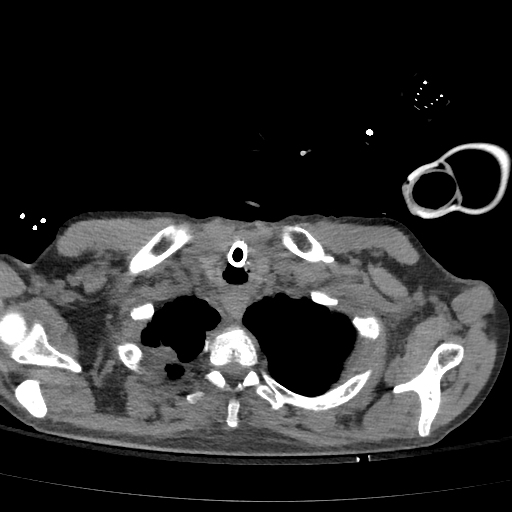
#> input picture data/data/pulmonar_image_10.jpeg, 512 x 512 px, found by its file name
$ jupyter execute Reconstrucao3DSoftware.ipynb   (older library calls are emulated)
#> lines starting #> are read from the running program, lines starting #| are printed output that depends on the picture; after the words box and inside, x2 and y2 are one past the last pixel; in counts of white or black regions, pixels touching at a corner belong together
**Esse notebook descreve um programa para fazer a reconstrucao 3D de órgãos humanos, cada bloco de codigo ocorre separadamente e representa um programa idependente.**

---

Trabalho desenvolvido por: Danna Katherine Nieto Huegas, Nicole Schmid e Leonardo Jose

---
<br>**OBS**: Lembrar de atualizar o destino das pastas do drive para funcionar o codigo<br/>
<br>**OBS**: Utilizar GPU do colab deixa o processo mais rapido<br/>

[cell 1]
from google.colab import drive
drive.mount('/content/drive')

O bloco de codigo abaixo representa a logica para limpar o ruido da imagem.

[cell 2]
import matplotlib.pyplot as plt
import cv2
import numpy as np

from skimage import feature
from skimage import data, exposure

image = cv2.imread('/content/drive/MyDrive/data/pulmonar_image_10.jpeg')
#> image is the input picture: shape (512, 512, 3); min 0, max 255, mean 45

###limpar o ruido das imagens
blur_image =cv2.medianBlur(image, 41)
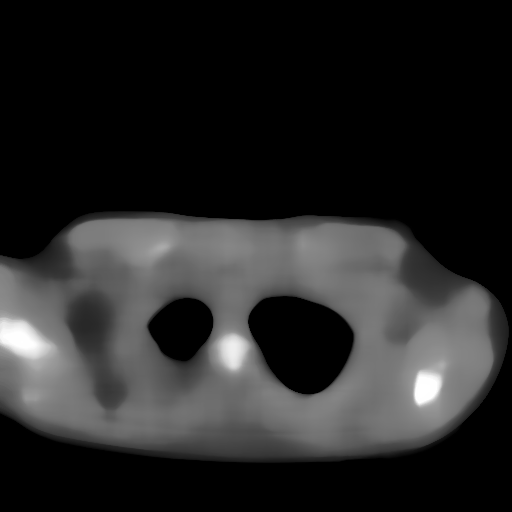
#> blur_image: shape (512, 512, 3); min 0, max 255, mean 39.4
threshold_value = 15
_,mask = cv2.threshold(blur_image, threshold_value, 255, cv2.THRESH_BINARY)
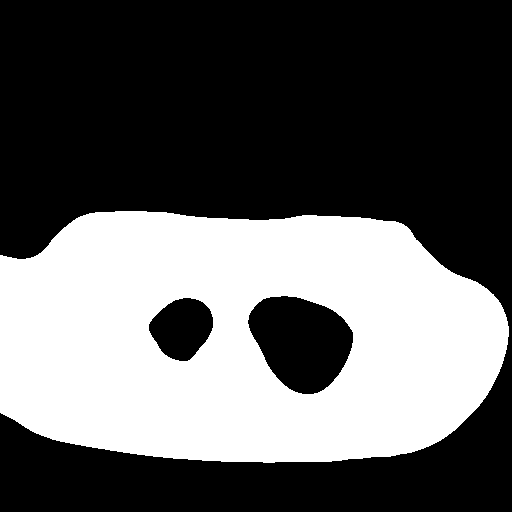
#> mask: shape (512, 512, 3); 37.7% white; 1 white region, box (x1, y1, x2, y2) and area: (0, 211, 509, 463) 98871
filtered_image = cv2.multiply(image, (mask//255))
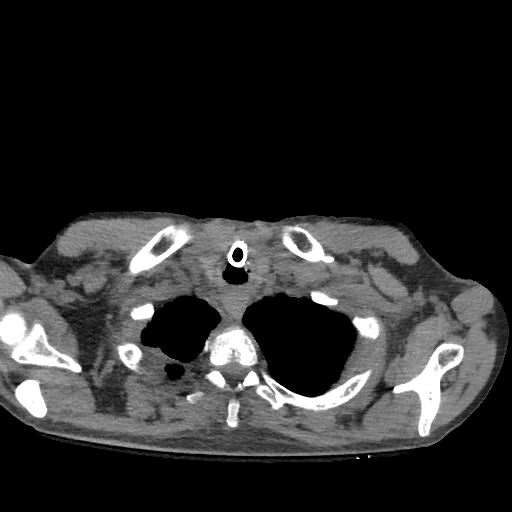
#> filtered_image: shape (512, 512, 3); min 0, max 255, mean 42.6
###

fd, hog_image = feature.hog(filtered_image, orientations=8, pixels_per_cell=(8, 8),
                    cells_per_block=(1, 1), visualize=True, multichannel=True)
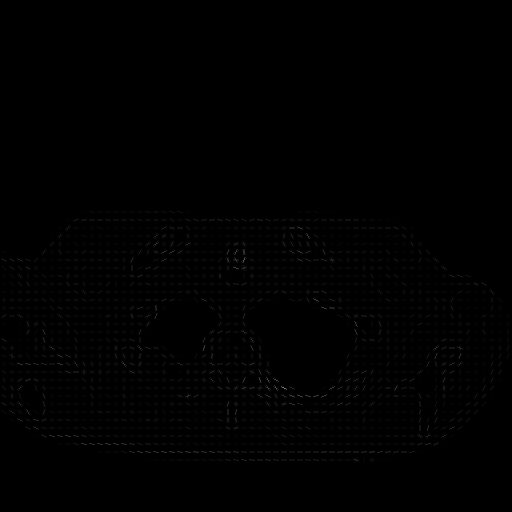
#> hog_image: shape (512, 512) float64; min 0, max 120, mean 0.9

fig, (ax1, ax2, ax3, ax4) = plt.subplots(1, 4, figsize=(15, 9), sharex=True, sharey=True)

ax1.axis('off')
ax1.imshow(image, cmap=plt.cm.gray)
ax1.set_title('Imagem com Ruido')

ax2.axis('off')
ax2.imshow(blur_image, cmap=plt.cm.gray)
ax2.set_title('Filtro Median Blur')

ax3.axis('off')
ax3.imshow(mask, cmap=plt.cm.gray)
ax3.set_title('Mascara')

hog_image_rescaled = exposure.rescale_intensity(hog_image, in_range=(0, 10))
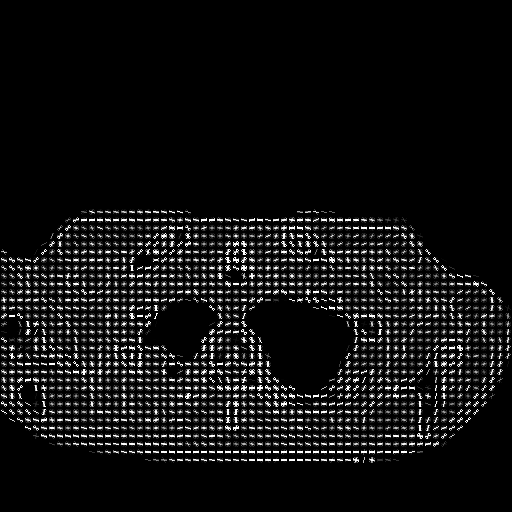
#> hog_image_rescaled: shape (512, 512) float64; min 0, max 1, mean 0.07

ax4.axis('off')
ax4.imshow(filtered_image, cmap=plt.cm.gray)
ax4.set_title('Imagem Final')

plt.show()

O bloco de codigo abaixo representa a logica para encontrar e isolar o segmento que representa o contorno do pulmao.

[cell 3]
import numpy as np
import matplotlib.pyplot as plt
import cv2
from skimage import measure
from scipy.spatial import ConvexHull, convex_hull_plot_2d
from PIL import Image, ImageDraw

def contorno_Fechado(contour):
  # Verificar se o contorno está fechado
  primeiro_ponto = contour[0]
  ultimo_ponto = contour[-1]
  # Definir uma tolerância para verificar a proximidade entre o ultimo e o primeiro ponto
  tolerancia = 5
  contorno_fechado = np.allclose(primeiro_ponto, ultimo_ponto, atol=tolerancia)
  return contorno_fechado

def find_lungs(contours):
    body_and_lung_contours = []
    vol_contours = []

    for contour in contours:
        if len(contour) >30:
            contour = np.asarray(contour, dtype=np.float32)
            hull = ConvexHull(contour)
            # Restringir o tamanho dos contornos que representam o pulmao
            if hull.volume > 1500 and hull.volume < 110000 and contorno_Fechado(contour):
                body_and_lung_contours.append(contour)
                vol_contours.append(hull.volume)

    # Discartar os contornos que representam o corpo todo
    if len(body_and_lung_contours) == 2:
        return body_and_lung_contours
    elif len(body_and_lung_contours) > 2:
        vol_contours, body_and_lung_contours = (list(t) for t in
                zip(*sorted(zip(vol_contours, body_and_lung_contours))))
        body_and_lung_contours.pop(-1)
    return body_and_lung_contours


# Carregue a imagem em escala de cinza
image = cv2.imread('/content/drive/MyDrive/data/pulmonar_image_10.jpeg', cv2.IMREAD_GRAYSCALE)
#> image: shape (512, 512); min 0, max 255, mean 45

### Limpar o ruído das imagens
filtered_image = cv2.medianBlur(image, 41)
#> filtered_image: shape (512, 512)
threshold_value = 15
_, filtered_image = cv2.threshold(filtered_image, threshold_value, 255, cv2.THRESH_BINARY)
filtered_image = cv2.multiply(image, (filtered_image // 255))
###

# Encontre contornos em uma constante de valor 2
contours = measure.find_contours(filtered_image, 2)
#> contours = 20 point arrays, longest 2075 points


# Exiba a imagem e trace todos os contornos encontrados
fig, ax = plt.subplots()
ax.imshow(filtered_image, cmap=plt.cm.gray)

for contour in find_lungs(contours):
#> in contorno_Fechado, `primeiro_ponto = contour[0]`: primeiro_ponto = [396, 314.1]
#> in contorno_Fechado, `tolerancia = 5`: tolerancia = 5
#> in contorno_Fechado, `contorno_fechado = np.allclose(primeiro_ponto, ultimo_ponto, atol=tole..`: contorno_fechado = True
    ax.plot(contour[:, 1], contour[:, 0], linewidth=2)
#> this loop made 2 passes

ax.axis('image')
ax.set_xticks([])
ax.set_yticks([])
plt.show()
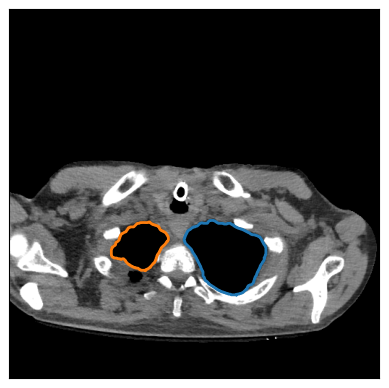
#> figure drawn by matplotlib, 1 panel

O bloco de codigo abaixo representa como se cria um objeto 3D e visualiza ele no google colab.

[cell 4]
import plotly.graph_objects as go
import numpy as np

""" Atribuir valores a um objeto open3d - nuvem de pontos """
col1=np.asarray([-3,3,-3,3,-3,3,-3,3]) #Linha dos pontos em x
col2=np.asarray([3,3,-3,-3,3,3,-3,-3]) #Linha dos pontos em y
col3=np.asarray([0,0,0,0,6,6,6,6]) #Linha dos pontos em z

#Cria uma matriz de zeros (size(col1) linhas x 3 colunas) e preenche
xyz = np.zeros((np.size(col1), 3))
xyz[:, 0] = np.reshape(col1, -1)
xyz[:, 1] = np.reshape(col2, -1)
xyz[:, 2] = np.reshape(col3, -1)

print("xyz\n",xyz)

colors = None
fig = go.Figure(
    data=[
        go.Scatter3d(
            x=xyz[:, 0], y=xyz[:, 1], z=xyz[:, 2],
            mode='markers',
            marker=dict(size=1, color=colors)
        )
    ],
    layout=dict(
        scene=dict(
            xaxis=dict(visible=False),
            yaxis=dict(visible=False),
            zaxis=dict(visible=False)
        )
    )
)
fig.show()

---

**Programa Final - Criar uma imagem 3D dos ossos com base em imagens 2D**

---

[cell 5]
import cv2
import os
import numpy as np
import plotly.graph_objects as go

def arrayImagensTo3d(arrayImagens, z_scale_mult):
#> called with arrayImagens = array of shape (0,), z_scale_mult = 3
    colXcoordinates, colYcoordinates, colZcoordinates = [], [], []

    for i, img in enumerate(arrayImagens):

        """ Otimizado pelo chat gpt """
        non_zero_indices = np.argwhere(img > 0)
        non_zero_indices = non_zero_indices[:, [1, 0]]  # Inverte as coordenadas x e y

        colXcoordinates.extend(non_zero_indices[:, 0])
        colYcoordinates.extend(non_zero_indices[:, 1])
        colZcoordinates.extend([i * z_scale_mult] * len(non_zero_indices))

        """ Original """
    # [6 lines of commented-out code are left out]

    colXcoordinates_np = np.array(colXcoordinates)
    colYcoordinates_np = np.array(colYcoordinates)
    colZcoordinates_np = np.array(colZcoordinates)

    xyz = np.column_stack((colXcoordinates_np, colYcoordinates_np, colZcoordinates_np))

    return xyz

# Numero de arquivos de imagem na pasta
path = '/content/drive/MyDrive/data'
num_files = len([f for f in os.listdir(path)
                if os.path.isfile(os.path.join(path, f))])
num_files=int(num_files)
# Junta um array com as imagens que serão analisadas
img_grayscale = []
threshold_value = 180  # Valor de limite (ajuste conforme necessário)

for i in range(num_files):
    image = cv2.imread('/content/drive/MyDrive/data/pulmonar_image_'+str(i+1)+'.jpeg', 0)

    ############# OPERACOES DE FILTRAGEM DOS ORGAOS ##############
    #Filtro para limpar o ruido
    filtered_image =cv2.medianBlur(image, 41)
    _,filtered_image = cv2.threshold(filtered_image, 15, 255, cv2.THRESH_BINARY)
    filtered_image = cv2.multiply(image, (filtered_image//255))
    #Filtro de limiar para pegar o branco dos ossos
    _,binary_image = cv2.threshold(filtered_image, threshold_value, 255, cv2.THRESH_BINARY)

    img_grayscale.append(binary_image)
print("Numero de Imagens Capturadas: " + str(len(img_grayscale)))

# Converter a lista img_grayscale em um array NumPy
grayscale = np.array(img_grayscale)

#Aplica a funcao para gerar o 3d
arrayImagens=arrayImagensTo3d(grayscale,3)

#Reduz o numero de pontos na imagem 3d, indica-se utilizar no minimo num_reducoes = 3 para o colab
num_reducoes = 3
arrayImagens_Reducao = arrayImagens
for _ in range(num_reducoes):
    arrayImagens_Reducao = arrayImagens_Reducao[::2]

print("Array Coordenadas Pontos\n",arrayImagens_Reducao)

points = np.asarray(arrayImagens_Reducao)
colors = None
fig = go.Figure(
    data=[
        go.Scatter3d(
            x=points[:,0], y=points[:,1], z=points[:,2],
            mode='markers',
            marker=dict(size=1, color=colors)
        )
    ],
    layout=dict(
        scene=dict(
            xaxis=dict(visible=False),
            yaxis=dict(visible=False),
            zaxis=dict(visible=False)
        )
    )
)
fig.show()

---

**Criar uma imagem 3D do pulmão com base em imagens 2D**

---

[cell 6]
import cv2
import os
import numpy as np
import plotly.graph_objects as go
import matplotlib.pyplot as plt
from skimage import measure
from scipy.spatial import ConvexHull, convex_hull_plot_2d
from PIL import Image, ImageDraw

# [44 lines left out: functions contorno_Fechado, find_lungs, create_mask_from_polygon, not called in this run]


def arrayImagensTo3d(arrayImagens, z_scale_mult):
#> called with arrayImagens = array of shape (0,), z_scale_mult = 3
    colXcoordinates, colYcoordinates, colZcoordinates = [], [], []

    for i, img in enumerate(arrayImagens):

        """ Otimizado pelo chat gpt """
        non_zero_indices = np.argwhere(img > 0)
        non_zero_indices = non_zero_indices[:, [1, 0]]  # Inverte as coordenadas x e y

        colXcoordinates.extend(non_zero_indices[:, 0])
        colYcoordinates.extend(non_zero_indices[:, 1])
        colZcoordinates.extend([i * z_scale_mult] * len(non_zero_indices))

        """ Original """
    # [6 lines of commented-out code are left out]

    colXcoordinates_np = np.array(colXcoordinates)
    colYcoordinates_np = np.array(colYcoordinates)
    colZcoordinates_np = np.array(colZcoordinates)

    xyz = np.column_stack((colXcoordinates_np, colYcoordinates_np, colZcoordinates_np))

    return xyz

# Numero de arquivos de imagem na pasta
path = '/content/drive/MyDrive/data'
num_files = len([f for f in os.listdir(path)
                if os.path.isfile(os.path.join(path, f))])
num_files=int(num_files)
# Junta um array com as imagens que serão analisadas
img_grayscale = []
threshold_value = 180  # Valor de limite (ajuste conforme necessário)

for i in range(num_files):
    image = cv2.imread('/content/drive/MyDrive/data/pulmonar_image_'+str(i+1)+'.jpeg', 0)

    ############# OPERACOES DE FILTRAGEM DOS ORGAOS ##############
    #Filtro para limpar o ruido
    filtered_image =cv2.medianBlur(image, 41)
    _,filtered_image = cv2.threshold(filtered_image, 15, 255, cv2.THRESH_BINARY)
    filtered_image = cv2.multiply(image, (filtered_image//255))

    #Filtro de limiar para pegar o branco dos ossos

    # Encontre contornos em uma constante de valor 0.8
    contours = measure.find_contours(filtered_image, 2)

    # Exiba a imagem e trace todos os contornos encontrados
    image=create_mask_from_polygon(image, find_lungs(contours))

    img_grayscale.append(image)
print("Numero de Imagens Capturadas: " + str(len(img_grayscale)))

# Converter a lista img_grayscale em um array NumPy
grayscale = np.array(img_grayscale)

#Aplica a funcao para gerar o 3d
arrayImagens=arrayImagensTo3d(grayscale,3)

#Reduz o numero de pontos na imagem 3d, indica-se utilizar no minimo num_reducoes = 3 para o colab
num_reducoes = 4
arrayImagens_Reducao = arrayImagens
for _ in range(num_reducoes):
    arrayImagens_Reducao = arrayImagens_Reducao[::2]

print("Array Coordenadas Pontos\n",arrayImagens_Reducao)

'''
######### Para usar no VScode - No coolab nao funciona o visualization do open3d ##########
import open3d as o3d

#Cria um objeto vazio de nuvem de pontos
pcd_demo = o3d.geometry.PointCloud()
#Transforma o array do numpy para um vetor 3d e transfere para points
pcd_demo.points = o3d.utility.Vector3dVector(arrayImagens_Reducao)
#Visualiza no open 3d
o3d.visualization.draw_geometries([pcd_demo])
o3d.io.write_point_cloud("print_pcd_demo.pcd",pcd_demo)
'''

points = np.asarray(arrayImagens_Reducao)
colors = None
fig = go.Figure(
    data=[
        go.Scatter3d(
            x=points[:,0], y=points[:,1], z=points[:,2],
            mode='markers',
            marker=dict(size=1, color=colors)
        )
    ],
    layout=dict(
        scene=dict(
            xaxis=dict(visible=False),
            yaxis=dict(visible=False),
            zaxis=dict(visible=False)
        )
    )
)
fig.show()
